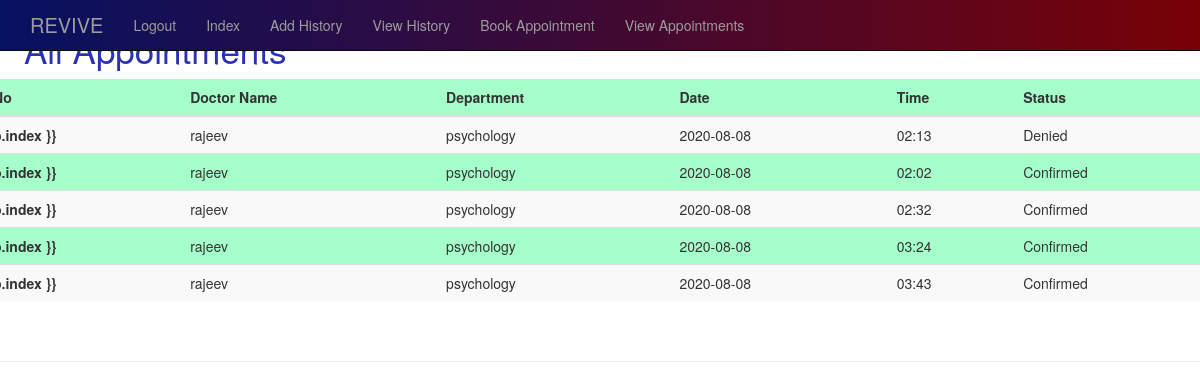
/UserviewAppointments (signed in), run on the app's committed database.
### app.py (models this page shows)
class Appointment(db.Model):
    id = db.Column(db.Integer, primary_key=True)
    doc_name = db.Column(db.String(50))
    patient_name = db.Column(db.String(50))
    desc = db.Column(db.String(50))
    symptoms = db.Column(db.String(75))
    dept = db.Column(db.String(15))
    date = db.Column(db.Integer)
    time = db.Column(db.Integer)
    status = db.Column(db.String(15), default='Pending')
    created_by_patient = db.Column(db.Integer, db.ForeignKey('patient.id'))
    created_by_doc = db.Column(db.Integer, db.ForeignKey('doctor.id'))

### app.py (the view)
@app.route('/UserviewAppointments')
def UserviewAppointments():
    username =Patient.query.get(session['patient']).name
    print(username)
    myAppointments = Appointment.query.filter_by(patient_name=username).all()
    return render_template('viewall_appointment.html', myAppointments=myAppointments)

### templates/viewall_appointment.html (shortened to what this page needs)
{% extends "pbase.html"%} {% block body%}
<div class="row">
    <div class="col-12">
    <table class="table table-striped table-hover",class="card-header" id="heading-example1" style="background:#A6FFCB;">
                    <h5 class="mb-0">
                        <a data-toggle="collapse" href="#collapse-example1" aria-expanded="true"
                           aria-controls="collapse-example"
                           style="text-decoration:none !important; color:#2B32B2 !important; font-size:35px">
                        </a>
                    </h5>
                </div>
            <thead>
            <th scope="col">No</th>
            <th scope="col">Doctor Name</th>
            <th scope="col">Department</th>
            <th scope="col">Date</th>
            <th scope="col">Time</th>
            <th scope="col">Status</th>
            </thead>
            <tbody>
            <tr>
                {% for i in myAppointments %}
                 <th scope="row">p.index }}</th>
                <td>{{i.doc_name}}</td>
                <td>{{i.dept}}</td>
                <td>{{i.date}}</td>
                <td>{{i.time}}</td>
                <td>{{i.status}}</td>
            </tr>
            {% endfor %}
            </tbody>
    </div>
<br>
<hr>
{% endblock %}

### templates/pbase.html (shortened to what this page needs)
<!DOCTYPE html>
<html lang="en">
  <head>
    <link href="{{url_for('static',filename='bootstrap.min.css')}}" rel="stylesheet">
    <link href="{{url_for('static',filename='theme.css')}}" rel="stylesheet">
  </head>
  <body>
    <nav class="navbar navbar-inverse navbar-fixed-top">
      <div class="container">
        <div class="navbar-header">
          <a class="navbar-brand" href="#">REVIVE</a>
        </div>
        <div id="navbar" class="navbar-collapse collapse">
          <ul class="nav navbar-nav">
            <li><a href="/plogout">Logout</a></li>
              <li><a href="/pindex">Index</a></li>
              <li><a href="/history">Add History</a></li>
              <li><a href="/viewhistory">View History</a></li>
              <li><a href="/bookAppointment">Book Appointment</a></li>
              <li><a href="/UserviewAppointments">View Appointments</a></li>
          </ul>
        </div>
      </div>
    </nav>
    <section class="info">
      {%block body%}{%endblock%}
    </section>
  </body>
</html>

### static/theme.css (style rules this page uses)
nav { background: #780206; background: -webkit-linear-gradient(to right, #061161, #780206); background: linear-gradient(to right, #061161, #780206); }
.navbar-brand { font-size:2rem; font-weight: 500; color:white; }

### data on the page
Appointment: doc_name "rajeev", dept "psychology", date "2020-08-08", time "02:13", status "Denied"
Appointment: doc_name "rajeev", dept "psychology", date "2020-08-08", time "02:02", status "Confirmed"
Appointment: doc_name "rajeev", dept "psychology", date "2020-08-08", time "02:32", status "Confirmed"
Appointment: doc_name "rajeev", dept "psychology", date "2020-08-08", time "03:24", status "Confirmed"
Appointment: doc_name "rajeev", dept "psychology", date "2020-08-08", time "03:43", status "Confirmed"
